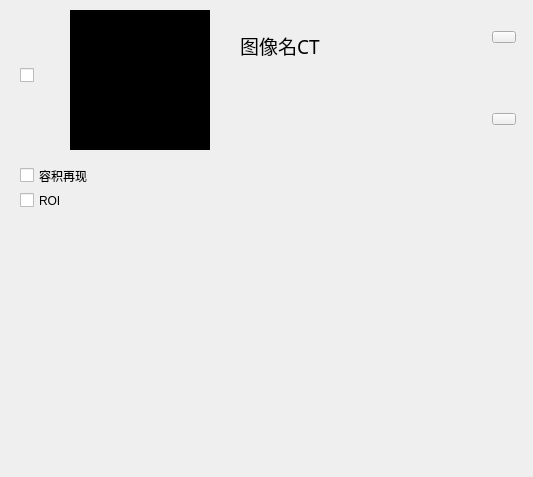
<?xml version="1.0" encoding="UTF-8"?>
<ui version="4.0">
 <class>NaviWidget2DClass</class>
 <widget class="QWidget" name="NaviWidget2DClass">
  <property name="geometry">
   <rect>
    <x>0</x>
    <y>0</y>
    <width>533</width>
    <height>477</height>
   </rect>
  </property>
  <property name="minimumSize">
   <size>
    <width>532</width>
    <height>140</height>
   </size>
  </property>
  <property name="maximumSize">
   <size>
    <width>2000</width>
    <height>1000</height>
   </size>
  </property>
  <property name="windowTitle">
   <string/>
  </property>
  <widget class="QLabel" name="lblImage">
   <property name="geometry">
    <rect>
     <x>70</x>
     <y>10</y>
     <width>140</width>
     <height>140</height>
    </rect>
   </property>
   <property name="minimumSize">
    <size>
     <width>140</width>
     <height>140</height>
    </size>
   </property>
   <property name="styleSheet">
    <string notr="true">background-color: rgb(0, 0, 0);</string>
   </property>
   <property name="text">
    <string/>
   </property>
  </widget>
  <widget class="QPushButton" name="btnVolume">
   <property name="geometry">
    <rect>
     <x>492</x>
     <y>113</y>
     <width>24</width>
     <height>12</height>
    </rect>
   </property>
   <property name="minimumSize">
    <size>
     <width>24</width>
     <height>12</height>
    </size>
   </property>
   <property name="maximumSize">
    <size>
     <width>24</width>
     <height>12</height>
    </size>
   </property>
   <property name="text">
    <string/>
   </property>
   <property name="checkable">
    <bool>true</bool>
   </property>
  </widget>
  <widget class="QPushButton" name="btnControl">
   <property name="geometry">
    <rect>
     <x>492</x>
     <y>31</y>
     <width>24</width>
     <height>12</height>
    </rect>
   </property>
   <property name="minimumSize">
    <size>
     <width>24</width>
     <height>12</height>
    </size>
   </property>
   <property name="maximumSize">
    <size>
     <width>24</width>
     <height>12</height>
    </size>
   </property>
   <property name="text">
    <string/>
   </property>
   <property name="checkable">
    <bool>false</bool>
   </property>
  </widget>
  <widget class="QLabel" name="disable_mask">
   <property name="geometry">
    <rect>
     <x>10</x>
     <y>10</y>
     <width>532</width>
     <height>140</height>
    </rect>
   </property>
   <property name="sizePolicy">
    <sizepolicy hsizetype="Maximum" vsizetype="Maximum">
     <horstretch>0</horstretch>
     <verstretch>0</verstretch>
    </sizepolicy>
   </property>
   <property name="minimumSize">
    <size>
     <width>0</width>
     <height>0</height>
    </size>
   </property>
   <property name="styleSheet">
    <string notr="true"/>
   </property>
   <property name="text">
    <string/>
   </property>
  </widget>
  <widget class="qMRMLColorTableComboBox" name="ColorTableComboBox" native="true">
   <property name="geometry">
    <rect>
     <x>230</x>
     <y>90</y>
     <width>251</width>
     <height>41</height>
    </rect>
   </property>
   <property name="minimumSize">
    <size>
     <width>100</width>
     <height>0</height>
    </size>
   </property>
  </widget>
  <widget class="QCheckBox" name="checkBox">
   <property name="geometry">
    <rect>
     <x>20</x>
     <y>60</y>
     <width>30</width>
     <height>30</height>
    </rect>
   </property>
   <property name="layoutDirection">
    <enum>Qt::LeftToRight</enum>
   </property>
   <property name="text">
    <string/>
   </property>
   <property name="checked">
    <bool>false</bool>
   </property>
  </widget>
  <widget class="QWidget" name="layoutWidget">
   <property name="geometry">
    <rect>
     <x>229</x>
     <y>20</y>
     <width>251</width>
     <height>51</height>
    </rect>
   </property>
   <layout class="QHBoxLayout" name="horizontalLayout">
    <item>
     <widget class="QLabel" name="lblName">
      <property name="font">
       <font>
        <family>微软雅黑 Light</family>
        <pointsize>14</pointsize>
       </font>
      </property>
      <property name="text">
       <string>图像名CT</string>
      </property>
     </widget>
    </item>
    <item>
     <spacer name="horizontalSpacer_2">
      <property name="orientation">
       <enum>Qt::Horizontal</enum>
      </property>
      <property name="sizeHint" stdset="0">
       <size>
        <width>40</width>
        <height>20</height>
       </size>
      </property>
     </spacer>
    </item>
   </layout>
  </widget>
  <widget class="qMRMLVolumePropertyNodeWidget" name="VolumePropertyNodeWidget" native="true">
   <property name="enabled">
    <bool>false</bool>
   </property>
   <property name="geometry">
    <rect>
     <x>10</x>
     <y>250</y>
     <width>511</width>
     <height>224</height>
    </rect>
   </property>
   <property name="minimumSize">
    <size>
     <width>111</width>
     <height>0</height>
    </size>
   </property>
  </widget>
  <widget class="qSlicerVolumeRenderingPresetComboBox" name="PresetComboBox" native="true">
   <property name="geometry">
    <rect>
     <x>150</x>
     <y>162</y>
     <width>350</width>
     <height>81</height>
    </rect>
   </property>
   <property name="minimumSize">
    <size>
     <width>350</width>
     <height>0</height>
    </size>
   </property>
  </widget>
  <widget class="QCheckBox" name="checkBox_3">
   <property name="geometry">
    <rect>
     <x>20</x>
     <y>180</y>
     <width>111</width>
     <height>41</height>
    </rect>
   </property>
   <property name="text">
    <string>ROI</string>
   </property>
  </widget>
  <widget class="QCheckBox" name="chkVolume">
   <property name="geometry">
    <rect>
     <x>20</x>
     <y>160</y>
     <width>111</width>
     <height>31</height>
    </rect>
   </property>
   <property name="text">
    <string>容积再现</string>
   </property>
  </widget>
  <zorder>lblImage</zorder>
  <zorder>btnVolume</zorder>
  <zorder>btnControl</zorder>
  <zorder>ColorTableComboBox</zorder>
  <zorder>checkBox</zorder>
  <zorder>layoutWidget</zorder>
  <zorder>VolumePropertyNodeWidget</zorder>
  <zorder>PresetComboBox</zorder>
  <zorder>checkBox_3</zorder>
  <zorder>chkVolume</zorder>
  <zorder>disable_mask</zorder>
 </widget>
 <layoutdefault spacing="6" margin="11"/>
 <customwidgets>
  <customwidget>
   <class>qMRMLNodeComboBox</class>
   <extends>QWidget</extends>
   <header>qMRMLNodeComboBox.h</header>
  </customwidget>
  <customwidget>
   <class>qSlicerWidget</class>
   <extends>QWidget</extends>
   <header>qSlicerWidget.h</header>
   <container>1</container>
  </customwidget>
  <customwidget>
   <class>qMRMLVolumePropertyNodeWidget</class>
   <extends>QWidget</extends>
   <header>qMRMLVolumePropertyNodeWidget.h</header>
  </customwidget>
  <customwidget>
   <class>qSlicerVolumeRenderingPresetComboBox</class>
   <extends>qSlicerWidget</extends>
   <header>qSlicerVolumeRenderingPresetComboBox.h</header>
   <container>1</container>
  </customwidget>
  <customwidget>
   <class>qMRMLColorTableComboBox</class>
   <extends>qMRMLNodeComboBox</extends>
   <header>qMRMLColorTableComboBox.h</header>
   <container>1</container>
  </customwidget>
 </customwidgets>
 <resources/>
 <connections/>
</ui>
